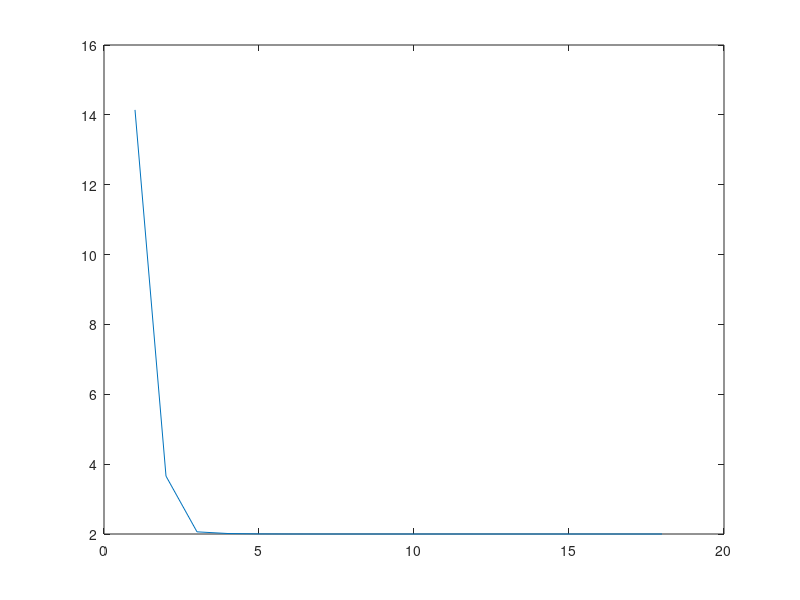

Here is the MATLAB script that generated this plot:
%% define variables 
f=@(x)sqrt(1+x(1)^2)+sqrt(1+x(2)^2);
grad=@(x)[x(1)/sqrt(x(1)^2+1);x(2)/sqrt(x(2)^2+1)];
hessian = @(x)diag([1/(x(1)^2+1)^1.5,1/(x(2)^2+1)^1.5]);


%% Run main for-loop
% DIVERGING X
x = [7;7]; 
maxiter = 1000; 
tol = 1e-7;
alpha = 0.5;
beta = 0.5;

cost = f(x); %initialize cost array
for k=1:maxiter
    g = grad(x);
    h = hessian(x);
    t = 1;
    d=hessian(x)\grad(x);
    while(f(x-t*d)>f(x)-alpha*t*g'*d)
        t=beta*t;
    end
    x = x -t*d;
    cost = [cost,f(x)]; %store f(x_k) for plotting
    
    if norm(grad(x)) < tol
        fprintf('algorithm converged at iteration k=%d,\nx1=%e\nx2=%e\n',k,x(1),x(2));
        break;
    end
end 
%% plot cost
plot(cost);
